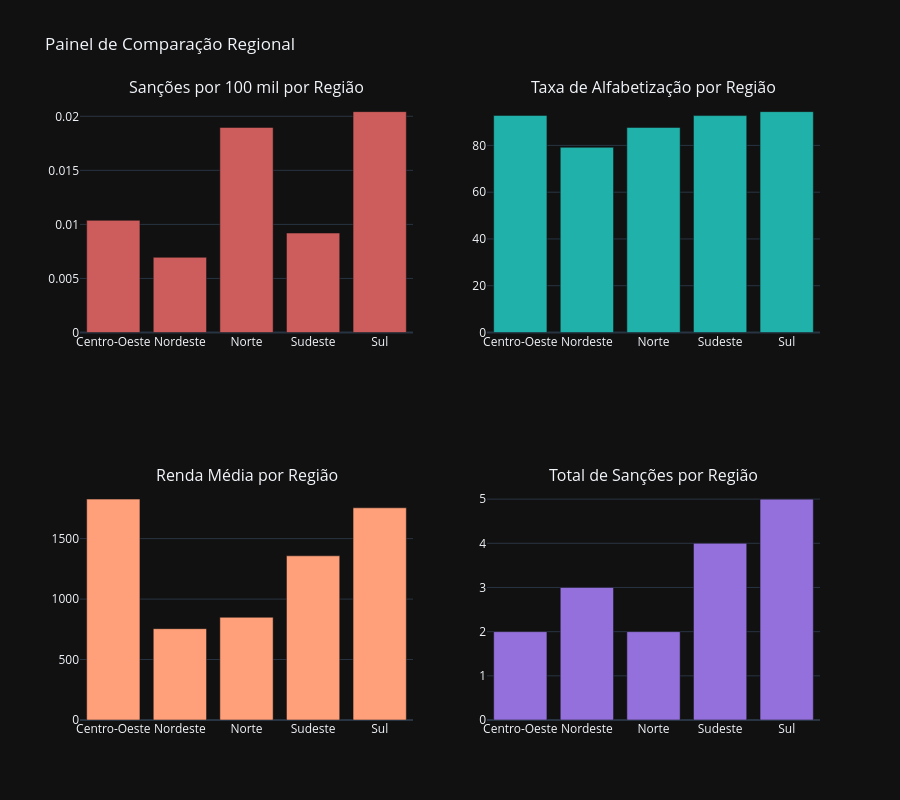

Notebook cell for this chart:
### Code cell
fig = make_subplots(
    rows=2, cols=2,
    subplot_titles=('Sanções por 100 mil por Região', 'Taxa de Alfabetização por Região',
                   'Renda Média por Região', 'Total de Sanções por Região'),
    specs=[[{'type': 'bar'}, {'type': 'bar'}],
           [{'type': 'bar'}, {'type': 'bar'}]]
)

regions = df_analysis.groupby('nome_regiao').agg({
    'sancoes_por_100k': 'mean',
    'taxa_alfabetizacao_media': 'mean',
    'renda_media': 'mean',
    'num_sancoes': 'sum'
}).reset_index()

fig.add_trace(go.Bar(x=regions['nome_regiao'], y=regions['sancoes_por_100k'], 
                     name='Sanções/100k', marker_color='indianred'), row=1, col=1)
fig.add_trace(go.Bar(x=regions['nome_regiao'], y=regions['taxa_alfabetizacao_media'], 
                     name='Alfabetização %', marker_color='lightseagreen'), row=1, col=2)
fig.add_trace(go.Bar(x=regions['nome_regiao'], y=regions['renda_media'], 
                     name='Renda', marker_color='lightsalmon'), row=2, col=1)
fig.add_trace(go.Bar(x=regions['nome_regiao'], y=regions['num_sancoes'], 
                     name='Total de Sanções', marker_color='mediumpurple'), row=2, col=2)

fig.update_layout(height=800, showlegend=False, title_text="Painel de Comparação Regional")
fig.show()

### Figure 1 — Plotly figure (JSON) as saved in the notebook; plotly's stock layout.template omitted (floating-point values rounded to 4 significant figures)
{"data": [{"marker": {"color": "indianred"}, "name": "Sanções/100k", "x": ["Centro-Oeste", "Nordeste", "Norte", "Sudeste", "Sul"], "y": [0.01038, 0.006956, 0.01897, 0.0092, 0.02043], "type": "bar", "xaxis": "x", "yaxis": "y"}, {"marker": {"color": "lightseagreen"}, "name": "Alfabetização %", "x": ["Centro-Oeste", "Nordeste", "Norte", "Sudeste", "Sul"], "y": [92.82, 79.18, 87.68, 92.74, 94.44], "type": "bar", "xaxis": "x2", "yaxis": "y2"}, {"marker": {"color": "lightsalmon"}, "name": "Renda", "x": ["Centro-Oeste", "Nordeste", "Norte", "Sudeste", "Sul"], "y": [1827.0, 755.3, 849.4, 1358.0, 1755.0], "type": "bar", "xaxis": "x3", "yaxis": "y3"}, {"marker": {"color": "mediumpurple"}, "name": "Total de Sanções", "x": ["Centro-Oeste", "Nordeste", "Norte", "Sudeste", "Sul"], "y": [2, 3, 2, 4, 5], "type": "bar", "xaxis": "x4", "yaxis": "y4"}], "layout": {"xaxis": {"anchor": "y", "domain": [0.0, 0.45]}, "yaxis": {"anchor": "x", "domain": [0.625, 1.0]}, "xaxis2": {"anchor": "y2", "domain": [0.55, 1.0]}, "yaxis2": {"anchor": "x2", "domain": [0.625, 1.0]}, "xaxis3": {"anchor": "y3", "domain": [0.0, 0.45]}, "yaxis3": {"anchor": "x3", "domain": [0.0, 0.375]}, "xaxis4": {"anchor": "y4", "domain": [0.55, 1.0]}, "yaxis4": {"anchor": "x4", "domain": [0.0, 0.375]}, "annotations": [{"font": {"size": 16}, "showarrow": false, "text": "Sanções por 100 mil por Região", "x": 0.225, "xanchor": "center", "xref": "paper", "y": 1.0, "yanchor": "bottom", "yref": "paper"}, {"font": {"size": 16}, "showarrow": false, "text": "Taxa de Alfabetização por Região", "x": 0.775, "xanchor": "center", "xref": "paper", "y": 1.0, "yanchor": "bottom", "yref": "paper"}, {"font": {"size": 16}, "showarrow": false, "text": "Renda Média por Região", "x": 0.225, "xanchor": "center", "xref": "paper", "y": 0.375, "yanchor": "bottom", "yref": "paper"}, {"font": {"size": 16}, "showarrow": false, "text": "Total de Sanções por Região", "x": 0.775, "xanchor": "center", "xref": "paper", "y": 0.375, "yanchor": "bottom", "yref": "paper"}], "title": {"text": "Painel de Comparação Regional"}, "height": 800, "showlegend": false}}
